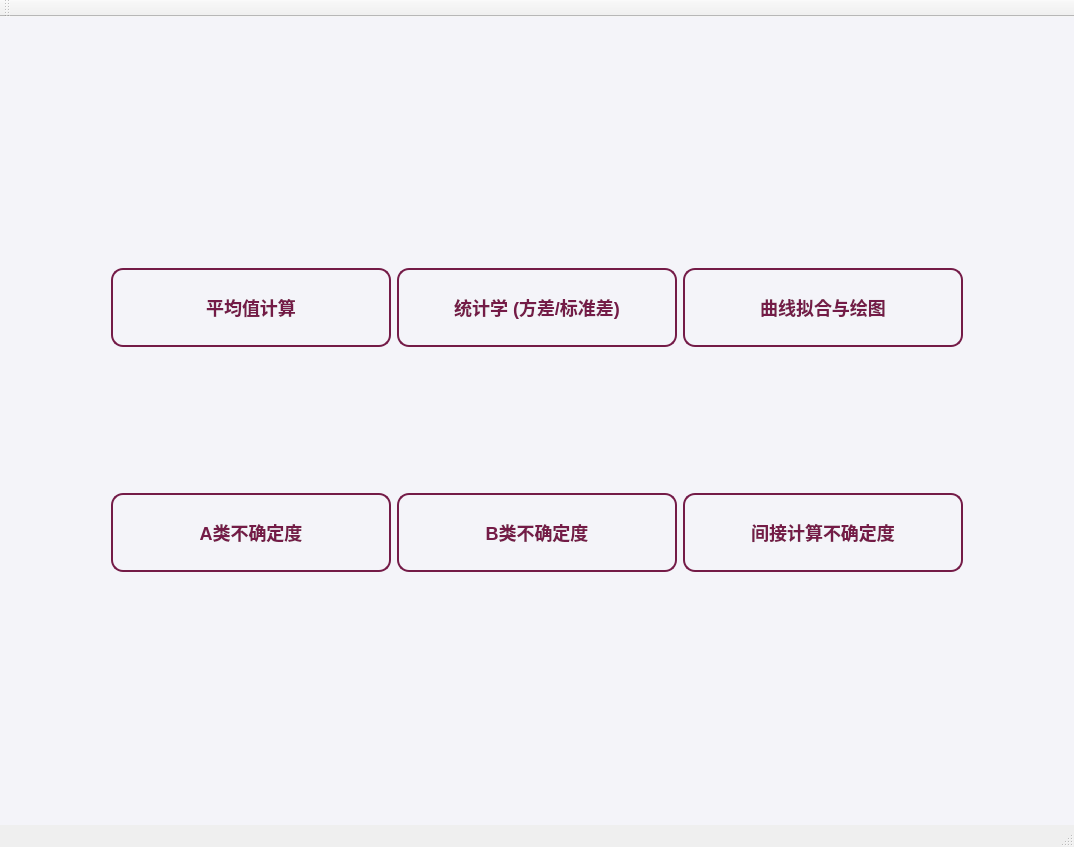
<?xml version="1.0" encoding="UTF-8"?>
<ui version="4.0">
 <class>MainWindow</class>
 <widget class="QMainWindow" name="MainWindow">
  <property name="geometry">
   <rect>
    <x>0</x>
    <y>0</y>
    <width>1074</width>
    <height>847</height>
   </rect>
  </property>
  <property name="windowTitle">
   <string>MainWindow</string>
  </property>
  <property name="styleSheet">
   <string notr="true">/* 1. 设置全局底色（清新淡雅灰） */
QMainWindow {
    background-color: #f2f2f2;
}

/* 2. 给多页面容器设置水印，使其在每一页的正中央显示 */
#mainStackedWidget {
    background-image: url(:/new/images/nankai_watermark.png);
    background-repeat: no-repeat;
    background-position: center;
    background-attachment: fixed;
}

/* 3. 让页面背景透明，确保能看到底层的校徽 */
#mainStackedWidget &gt; QWidget {
    background: transparent;
}

/* 4. 按钮精修：白底 + 南开紫线条 */
QPushButton {
    background-color: #ffffff;
    border: 1px solid #741B47;  /* 南开紫标准色 */
    border-radius: 6px;
    color: #741B47;
    font-family: &quot;Microsoft YaHei&quot;;
    font-size: 16px;
    font-weight: bold;
    min-height: 55px; /* 让按钮看起来厚实些 */
}

/* 按钮鼠标悬停效果：变色反转 */
QPushButton:hover {
    background-color: #741B47;
    color: #ffffff;
}

/* 5. 表格、输入框、文本框：半透明白（若隐若现看到水印） */
QTableWidget, QLineEdit, QTextEdit {
    background-color: rgba(255, 255, 255, 150); /* 150/255 的透明度 */
    border: 1px solid #d1d1d1;
    border-radius: 4px;
    color: #333333;
}

/* 6. 防止水印在按钮或小零件内部重复出现 */
QPushButton, QLineEdit, QHeaderView, QLabel {
    background-image: none;
}
#centralWidget {
    background-color: #fdfaf2; /* 象牙暖米色 */
    background-image: url(:/images/nankai_watermark.png);
    background-repeat: no-repeat;
    background-position: center;
}
QPushButton {
    /* 使用 rgba，最后的 150 表示背景只有约 60% 的不透明度 */
    background-color: rgba(255, 255, 255, 150); 
    border: 1px solid #741B47;
    border-radius: 8px;
    color: #741B47;
    font-weight: bold;
}

QPushButton:hover {
    /* 悬停时稍微加深透明度，产生交互感 */
    background-color: rgba(116, 27, 71, 40); 
}</string>
  </property>
  <widget class="QWidget" name="centralWidget">
   <property name="styleSheet">
    <string notr="true">#centralWidget {
    background-color: #f4f4f9; /* 极淡的紫灰色，干净且有质感 */
    background-image: url(:/images/nankai_watermark.png);
    background-repeat: no-repeat;
    background-position: center;
}
/* 1. 按钮的常态：带有质感的南开紫 */
QPushButton {
    /* 渐变底色：让按钮看起来有立体感 */
    background-color: qlineargradient(spread:pad, x1:0, y1:0, x2:0, y2:1, 
                      stop:0 rgba(255, 255, 255, 255), 
                      stop:1 rgba(240, 230, 245, 255));
    
    border: 2px solid #741B47;       /* 南开紫边框 */
    border-radius: 12px;             /* 大圆角，更有游戏UI感 */
    color: #741B47;                  /* 文字颜色 */
    font-family: &quot;Microsoft YaHei&quot;;
    font-size: 18px;
    font-weight: bold;
    padding: 10px;
    min-height: 55px;
}

/* 2. 鼠标悬停态：产生“发光”效果 */
QPushButton:hover {
    /* 背景变亮 */
    background-color: qlineargradient(spread:pad, x1:0, y1:0, x2:0, y2:1, 
                      stop:0 rgba(116, 27, 71, 20), 
                      stop:1 rgba(116, 27, 71, 50));
    
    /* 边框变为亮紫色（霓虹光） */
    border: 2px solid #a000ff;       
    color: #a000ff;                  /* 文字也跟着亮起来 */
    
    /* 模拟外发光：增加边框厚度感 */
    padding-left: 11px;
    padding-top: 11px;
}

/* 3. 按钮按下态：反馈效果 */
QPushButton:pressed {
    background-color: #741B47;       /* 按下时背景填满南开紫 */
    border: 2px solid #00f0ff;       /* 边框闪烁青色光芒（赛博点缀） */
    color: white;                    /* 文字反白 */
}
QPushButton, QLabel, QLineEdit, QTableWidget {
    background-image: none;
}</string>
   </property>
   <layout class="QHBoxLayout" name="horizontalLayout_7">
    <item>
     <widget class="QStackedWidget" name="mainStackedWidget">
      <widget class="QWidget" name="page_home">
       <layout class="QGridLayout" name="gridLayout">
        <property name="leftMargin">
         <number>100</number>
        </property>
        <property name="topMargin">
         <number>100</number>
        </property>
        <property name="rightMargin">
         <number>100</number>
        </property>
        <property name="bottomMargin">
         <number>100</number>
        </property>
        <item row="1" column="2">
         <widget class="QPushButton" name="btn_go_fit">
          <property name="text">
           <string>曲线拟合与绘图</string>
          </property>
         </widget>
        </item>
        <item row="1" column="0">
         <widget class="QPushButton" name="btn_go_mean">
          <property name="text">
           <string>平均值计算</string>
          </property>
         </widget>
        </item>
        <item row="1" column="1">
         <widget class="QPushButton" name="btn_go_stats">
          <property name="text">
           <string>统计学 (方差/标准差)</string>
          </property>
         </widget>
        </item>
        <item row="3" column="2">
         <widget class="QPushButton" name="btn_go_ind">
          <property name="text">
           <string>间接计算不确定度</string>
          </property>
         </widget>
        </item>
        <item row="3" column="1">
         <widget class="QPushButton" name="btn_go_B">
          <property name="text">
           <string>B类不确定度</string>
          </property>
         </widget>
        </item>
        <item row="3" column="0">
         <widget class="QPushButton" name="btn_go_A">
          <property name="text">
           <string>A类不确定度</string>
          </property>
         </widget>
        </item>
       </layout>
      </widget>
      <widget class="QWidget" name="page_mean">
       <layout class="QVBoxLayout" name="verticalLayout_6">
        <item>
         <layout class="QHBoxLayout" name="horizontalLayout">
          <item>
           <widget class="QGroupBox" name="group_input_mean">
            <property name="maximumSize">
             <size>
              <width>300</width>
              <height>16777215</height>
             </size>
            </property>
            <property name="title">
             <string>测量数据录入</string>
            </property>
            <layout class="QVBoxLayout" name="verticalLayout_3">
             <item>
              <widget class="QTableWidget" name="table_mean">
               <column>
                <property name="text">
                 <string>测量值</string>
                </property>
               </column>
              </widget>
             </item>
             <item>
              <widget class="QPushButton" name="btn_add_mean">
               <property name="text">
                <string>添加数据行</string>
               </property>
              </widget>
             </item>
             <item>
              <widget class="QPushButton" name="btn_del_mean">
               <property name="text">
                <string>删除选中行</string>
               </property>
              </widget>
             </item>
             <item>
              <widget class="QPushButton" name="btn_calc_mean">
               <property name="text">
                <string>生成计算过程</string>
               </property>
              </widget>
             </item>
            </layout>
           </widget>
          </item>
          <item>
           <widget class="QGroupBox" name="group_process_mean">
            <property name="title">
             <string>详细计算过程</string>
            </property>
            <layout class="QVBoxLayout" name="verticalLayout_2">
             <item>
              <widget class="QTextEdit" name="text_res_mean">
               <property name="readOnly">
                <bool>true</bool>
               </property>
              </widget>
             </item>
            </layout>
           </widget>
          </item>
         </layout>
        </item>
        <item>
         <widget class="QPushButton" name="btn_back_mean">
          <property name="text">
           <string>返回主菜单</string>
          </property>
         </widget>
        </item>
       </layout>
      </widget>
      <widget class="QWidget" name="page_stats">
       <layout class="QVBoxLayout" name="verticalLayout_5">
        <item>
         <layout class="QHBoxLayout" name="horizontalLayout_3">
          <item>
           <widget class="QGroupBox" name="group_input_stats">
            <property name="maximumSize">
             <size>
              <width>300</width>
              <height>16777215</height>
             </size>
            </property>
            <property name="title">
             <string>统计数据录入</string>
            </property>
            <layout class="QVBoxLayout" name="verticalLayout">
             <item>
              <widget class="QTableWidget" name="table_stats">
               <column>
                <property name="text">
                 <string>观测值</string>
                </property>
               </column>
              </widget>
             </item>
             <item>
              <widget class="QPushButton" name="btn_add_stats">
               <property name="text">
                <string>添加数据</string>
               </property>
              </widget>
             </item>
             <item>
              <widget class="QPushButton" name="btn_del_stats">
               <property name="text">
                <string>删除数据</string>
               </property>
              </widget>
             </item>
             <item>
              <widget class="QPushButton" name="btn_calc_stats">
               <property name="text">
                <string>计算方差与标准差</string>
               </property>
              </widget>
             </item>
            </layout>
           </widget>
          </item>
          <item>
           <widget class="QGroupBox" name="group_res_statsox">
            <property name="title">
             <string>统计分析报告</string>
            </property>
            <layout class="QVBoxLayout" name="verticalLayout_4">
             <item>
              <widget class="QTextEdit" name="text_res_stats">
               <property name="readOnly">
                <bool>true</bool>
               </property>
              </widget>
             </item>
            </layout>
           </widget>
          </item>
         </layout>
        </item>
        <item>
         <widget class="QPushButton" name="btn_back_stats">
          <property name="text">
           <string>返回主菜单</string>
          </property>
         </widget>
        </item>
       </layout>
      </widget>
      <widget class="QWidget" name="page_typeA">
       <layout class="QVBoxLayout" name="verticalLayout_9">
        <item>
         <layout class="QHBoxLayout" name="horizontalLayout_2">
          <item>
           <widget class="QGroupBox" name="leftPanel_A">
            <property name="maximumSize">
             <size>
              <width>300</width>
              <height>16777215</height>
             </size>
            </property>
            <property name="title">
             <string>数据录入与修正因子</string>
            </property>
            <layout class="QVBoxLayout" name="verticalLayout_10">
             <item>
              <widget class="QTableWidget" name="table_A">
               <column>
                <property name="text">
                 <string>测量值</string>
                </property>
               </column>
              </widget>
             </item>
             <item>
              <layout class="QHBoxLayout" name="horizontalLayout_5">
               <item>
                <widget class="QPushButton" name="btn_add_A">
                 <property name="text">
                  <string>添加行</string>
                 </property>
                </widget>
               </item>
               <item>
                <widget class="QPushButton" name="btn_del_A">
                 <property name="text">
                  <string>删除行</string>
                 </property>
                </widget>
               </item>
              </layout>
             </item>
             <item>
              <widget class="QLabel" name="label">
               <property name="text">
                <string>修正因子 (t):</string>
               </property>
              </widget>
             </item>
             <item>
              <widget class="QLineEdit" name="edit_t_A">
               <property name="text">
                <string>1</string>
               </property>
              </widget>
             </item>
             <item>
              <widget class="QPushButton" name="btn_calc_A">
               <property name="text">
                <string>执行 A类不确定度计算</string>
               </property>
              </widget>
             </item>
            </layout>
           </widget>
          </item>
          <item>
           <widget class="QGroupBox" name="rightPanel_A">
            <property name="title">
             <string>A类不确定度计算报告</string>
            </property>
            <layout class="QVBoxLayout" name="verticalLayout_7">
             <item>
              <widget class="QTextEdit" name="text_res_A">
               <property name="readOnly">
                <bool>true</bool>
               </property>
              </widget>
             </item>
            </layout>
           </widget>
          </item>
         </layout>
        </item>
        <item>
         <widget class="QPushButton" name="btn_back_A">
          <property name="text">
           <string>返回主菜单</string>
          </property>
         </widget>
        </item>
       </layout>
      </widget>
      <widget class="QWidget" name="page_typeB">
       <layout class="QHBoxLayout" name="horizontalLayout_6">
        <item>
         <layout class="QVBoxLayout" name="verticalLayout_8">
          <item>
           <widget class="QGroupBox" name="group_B_res">
            <property name="title">
             <string>计算结果</string>
            </property>
            <layout class="QVBoxLayout" name="verticalLayout_13">
             <item>
              <widget class="QTextEdit" name="text_res_B">
               <property name="readOnly">
                <bool>true</bool>
               </property>
              </widget>
             </item>
             <item>
              <widget class="QGroupBox" name="group_B_input">
               <property name="maximumSize">
                <size>
                 <width>600</width>
                 <height>16777215</height>
                </size>
               </property>
               <property name="title">
                <string>仪器参数录入</string>
               </property>
               <layout class="QVBoxLayout" name="verticalLayout_12">
                <item>
                 <widget class="QLabel" name="label_2">
                  <property name="text">
                   <string>仪器误差 (Δ):</string>
                  </property>
                 </widget>
                </item>
                <item>
                 <widget class="QLineEdit" name="edit_delta_B"/>
                </item>
                <item>
                 <widget class="QLabel" name="label_3">
                  <property name="text">
                   <string>包含因子 (k):</string>
                  </property>
                 </widget>
                </item>
                <item>
                 <widget class="QLineEdit" name="edit_k_B">
                  <property name="text">
                   <string>1.732</string>
                  </property>
                 </widget>
                </item>
                <item>
                 <widget class="QPushButton" name="btn_calc_B">
                  <property name="text">
                   <string>计算 B类不确定度</string>
                  </property>
                 </widget>
                </item>
               </layout>
              </widget>
             </item>
             <item>
              <widget class="QPushButton" name="btn_back_B">
               <property name="text">
                <string>返回主菜单</string>
               </property>
              </widget>
             </item>
            </layout>
           </widget>
          </item>
         </layout>
        </item>
       </layout>
      </widget>
      <widget class="QWidget" name="page_indirect">
       <layout class="QVBoxLayout" name="verticalLayout_14">
        <item>
         <layout class="QHBoxLayout" name="horizontalLayout_4">
          <item>
           <widget class="QGroupBox" name="leftPanel_ind">
            <property name="maximumSize">
             <size>
              <width>350</width>
              <height>16777215</height>
             </size>
            </property>
            <property name="title">
             <string>公式与分量输入</string>
            </property>
            <layout class="QVBoxLayout" name="verticalLayout_15">
             <item>
              <widget class="QLabel" name="label_4">
               <property name="text">
                <string>公式输入：</string>
               </property>
              </widget>
             </item>
             <item>
              <widget class="QLineEdit" name="edit_formula_ind"/>
             </item>
             <item>
              <widget class="QLabel" name="label_help">
               <property name="font">
                <font>
                 <italic>true</italic>
                </font>
               </property>
               <property name="text">
                <string>用法：乘法必填* (a*b)；次方用^ (x^2)；</string>
               </property>
              </widget>
             </item>
             <item>
              <widget class="QLabel" name="label_help_2">
               <property name="font">
                <font>
                 <italic>true</italic>
                </font>
               </property>
               <property name="text">
                <string>根号用sqrt(x)；任意次方根用x^(1/n)</string>
               </property>
              </widget>
             </item>
             <item>
              <widget class="QTableWidget" name="table_ind">
               <column>
                <property name="text">
                 <string>变量名</string>
                </property>
               </column>
               <column>
                <property name="text">
                 <string>平均值 (xi)
</string>
                </property>
               </column>
               <column>
                <property name="text">
                 <string>不确定度 (ui)
</string>
                </property>
               </column>
              </widget>
             </item>
             <item>
              <widget class="QPushButton" name="btn_add_ind">
               <property name="text">
                <string>添加行</string>
               </property>
              </widget>
             </item>
             <item>
              <widget class="QPushButton" name="btn_del_ind">
               <property name="text">
                <string>删除行</string>
               </property>
              </widget>
             </item>
             <item>
              <widget class="QPushButton" name="btn_calc_ind">
               <property name="text">
                <string>执行自动合成计算</string>
               </property>
              </widget>
             </item>
            </layout>
           </widget>
          </item>
          <item>
           <widget class="QGroupBox" name="rightPanel_ind">
            <property name="title">
             <string>合成分析报告</string>
            </property>
            <layout class="QVBoxLayout" name="verticalLayout_16">
             <item>
              <widget class="QTextEdit" name="text_res_ind"/>
             </item>
            </layout>
           </widget>
          </item>
         </layout>
        </item>
        <item>
         <widget class="QPushButton" name="btn_back_ind">
          <property name="text">
           <string>返回主菜单</string>
          </property>
         </widget>
        </item>
       </layout>
      </widget>
      <widget class="QWidget" name="page_fitting">
       <layout class="QVBoxLayout" name="verticalLayout_17">
        <item>
         <layout class="QHBoxLayout" name="horizontalLayout_8">
          <item>
           <widget class="QGroupBox" name="leftPanel_fit">
            <property name="maximumSize">
             <size>
              <width>300</width>
              <height>16777215</height>
             </size>
            </property>
            <property name="title">
             <string>配置拟合数据</string>
            </property>
            <layout class="QVBoxLayout" name="verticalLayout_18">
             <item>
              <widget class="QTableWidget" name="table_fit">
               <column>
                <property name="text">
                 <string>x数据</string>
                </property>
               </column>
               <column>
                <property name="text">
                 <string>y数据</string>
                </property>
               </column>
              </widget>
             </item>
             <item>
              <widget class="QPushButton" name="btn_add_fit">
               <property name="text">
                <string>添加数据</string>
               </property>
              </widget>
             </item>
             <item>
              <widget class="QPushButton" name="btn_del_fit">
               <property name="text">
                <string>删除数据</string>
               </property>
              </widget>
             </item>
             <item>
              <widget class="QLabel" name="label_5">
               <property name="text">
                <string>选择拟合模型</string>
               </property>
              </widget>
             </item>
             <item>
              <widget class="QComboBox" name="combo_fit_type">
               <item>
                <property name="text">
                 <string>线性拟合 (y = ax + b)</string>
                </property>
               </item>
               <item>
                <property name="text">
                 <string>二次多项式 (y = ax² + bx + c)
</string>
                </property>
               </item>
               <item>
                <property name="text">
                 <string>三次多项式 (y = ax³ + bx² + cx + d)
</string>
                </property>
               </item>
               <item>
                <property name="text">
                 <string>四次多项式 (y = ax⁴ + ...)</string>
                </property>
               </item>
               <item>
                <property name="text">
                 <string>五次多项式 (y = ax⁵ + ...)</string>
                </property>
               </item>
               <item>
                <property name="text">
                 <string>指数函数 (y = a * e^(bx))</string>
                </property>
               </item>
               <item>
                <property name="text">
                 <string>对数函数 (y = a * ln(x) + b)</string>
                </property>
               </item>
               <item>
                <property name="text">
                 <string>幂函数 (y = a * x^b)
</string>
                </property>
               </item>
              </widget>
             </item>
             <item>
              <widget class="QPushButton" name="btn_run_fit">
               <property name="text">
                <string>执行拟合与绘图</string>
               </property>
              </widget>
             </item>
            </layout>
           </widget>
          </item>
          <item>
           <widget class="QGroupBox" name="rightPanel_fit">
            <property name="title">
             <string>曲线图形与数学模型</string>
            </property>
            <layout class="QVBoxLayout" name="verticalLayout_11">
             <item>
              <widget class="QCustomPlot" name="plotWidget_fit" native="true">
               <layout class="QHBoxLayout" name="horizontalLayout_10"/>
              </widget>
             </item>
             <item>
              <widget class="QTextEdit" name="text_res_fit">
               <property name="maximumSize">
                <size>
                 <width>16777215</width>
                 <height>250</height>
                </size>
               </property>
              </widget>
             </item>
            </layout>
           </widget>
          </item>
         </layout>
        </item>
        <item>
         <widget class="QPushButton" name="btn_back_fit">
          <property name="text">
           <string>返回主菜单</string>
          </property>
         </widget>
        </item>
       </layout>
      </widget>
     </widget>
    </item>
   </layout>
  </widget>
  <widget class="QMenuBar" name="menuBar">
   <property name="geometry">
    <rect>
     <x>0</x>
     <y>0</y>
     <width>1074</width>
     <height>25</height>
    </rect>
   </property>
  </widget>
  <widget class="QToolBar" name="mainToolBar">
   <attribute name="toolBarArea">
    <enum>TopToolBarArea</enum>
   </attribute>
   <attribute name="toolBarBreak">
    <bool>false</bool>
   </attribute>
  </widget>
  <widget class="QStatusBar" name="statusBar"/>
 </widget>
 <layoutdefault spacing="6" margin="11"/>
 <customwidgets>
  <customwidget>
   <class>QCustomPlot</class>
   <extends>QWidget</extends>
   <header location="global">qcustomplot.h</header>
   <container>1</container>
  </customwidget>
 </customwidgets>
 <resources>
  <include location="mainwindow.qrc"/>
 </resources>
 <connections/>
</ui>
